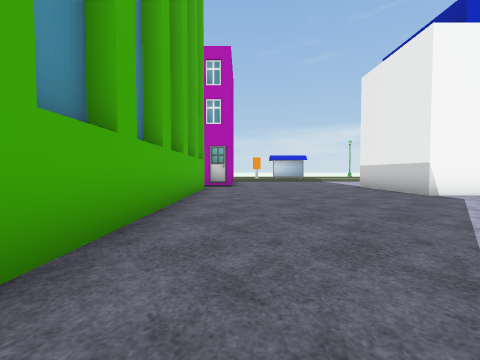
view 1 (above)

18 first-person views from a walk through a 3-D level made in the Unity game engine. The camera is 1.2 m above the floor, tilts 2° down and sees 90° across. The floor is counted in squares, 2 m on a side. Each view is taken from the middle of a square. On the plan, view 1 faces up. The plan holds only what a view shows up to about 9 squares ahead; the rest is blank. The place goes on beyond the plan. Some surface patterns are stand-ins.

view 2
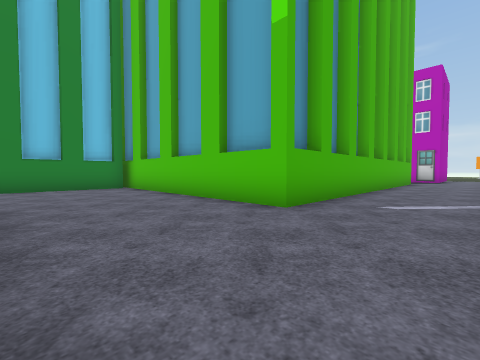

view 3
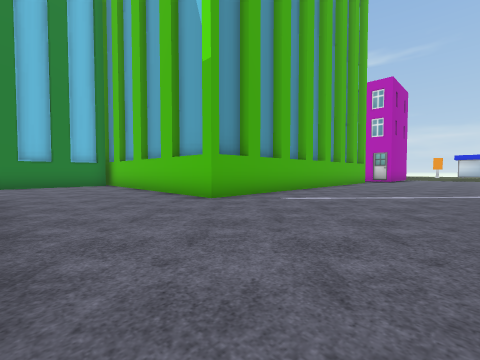

view 4
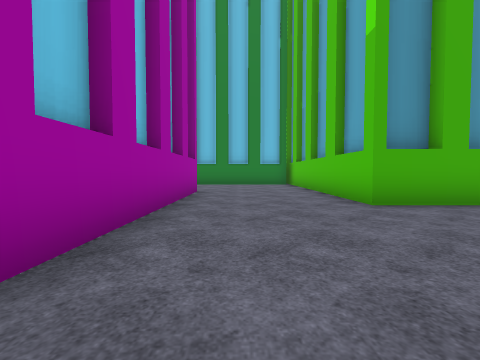

view 5
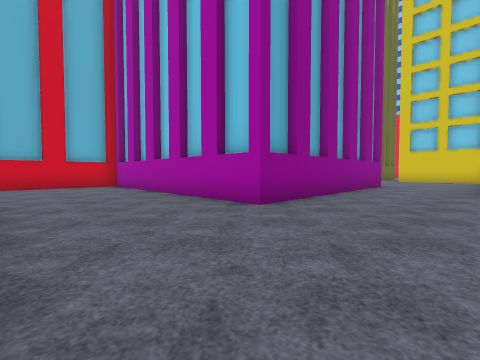

view 6
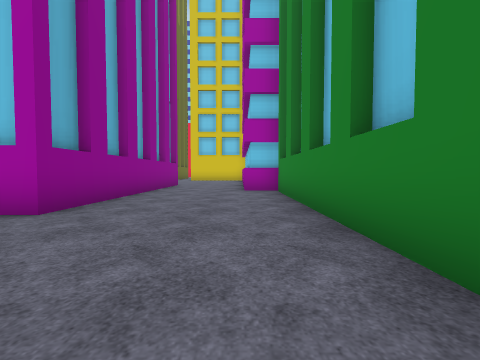

view 7
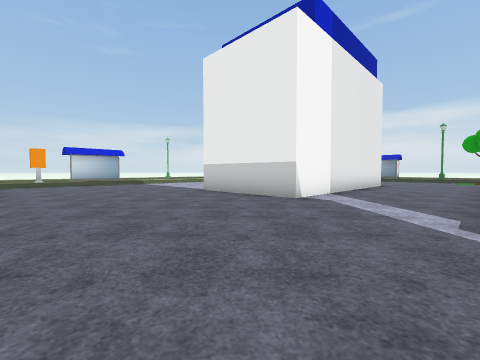

view 8
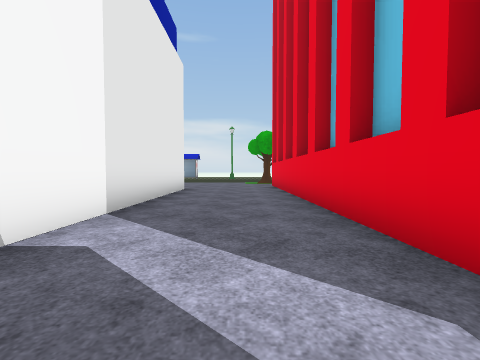

view 9
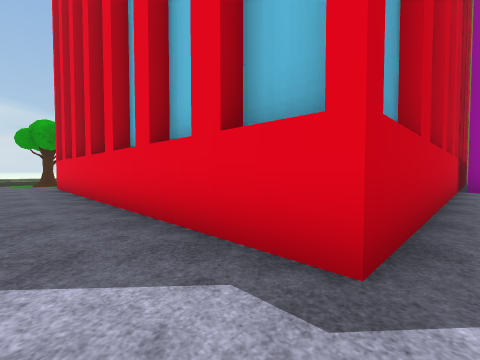

view 10
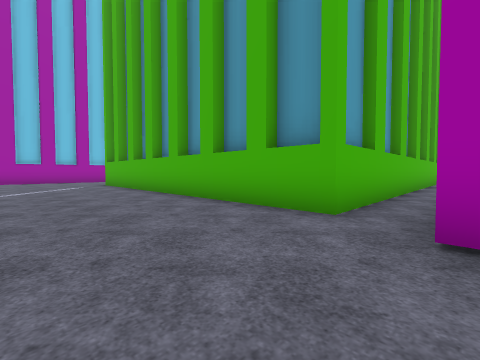

view 11
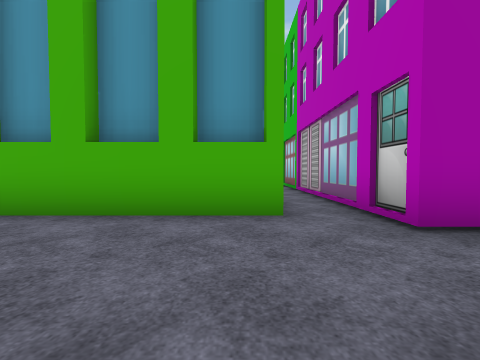

view 12
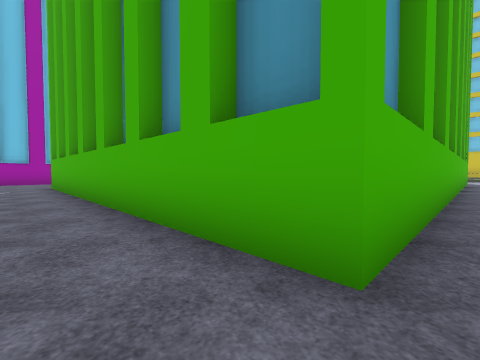

view 13
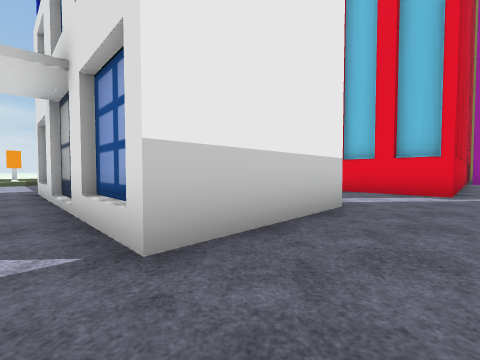

view 14
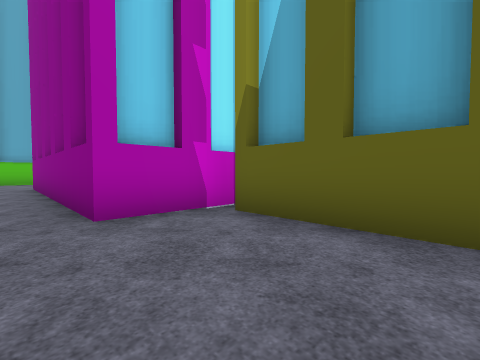

view 15
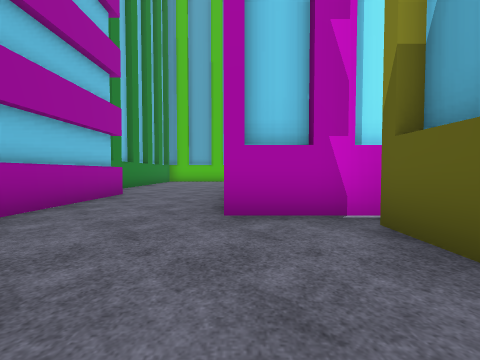

view 16
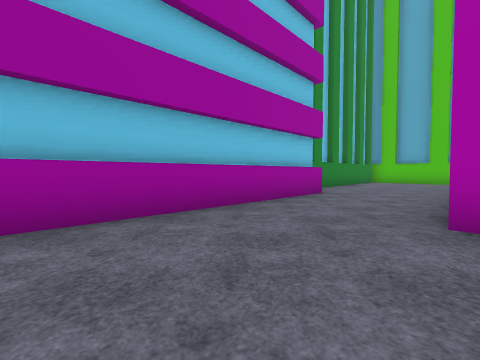

view 17
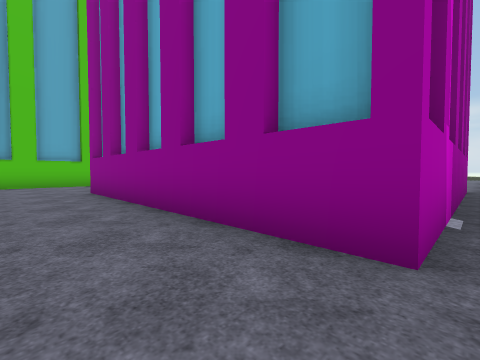

view 18
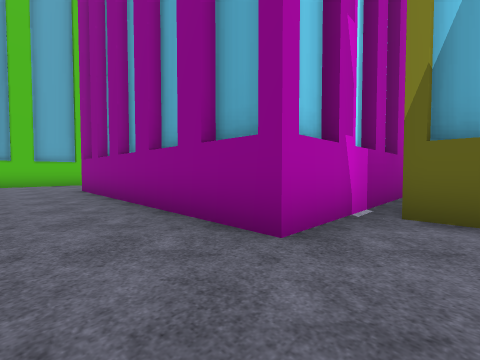

### Floor plan
Points are (right, up) in squares from view 1. A wall is a line through its corners. A room is listed if a view was taken in it or the views show most of it. See-through windows are left out.
Room 1 (views 1, 2, 3, 4, 5, 6, 7, 8, 9, 10, 11, 12, 13, 17)
walls: (-1.3, 8.6) (-1.3, -1.6) (-8.2, -1.6) (-8.2, -9.3); (3.4, -7) (3.4, 2.6) (12.5, 2.6); (11.3, 5.9) (4.7, 5.9) (4.6, 9.3) (7.4, 9.3); (-7.1, -9.8) (-7.1, -13.5); (-8.3, -9.6) (-7.3, -9.6); (-8.3, -9.8) (-7.3, -9.8) (-7.3, -13.5); (-4.2, -12.7) (-4.2, -5.3) (3.2, -5.3)
ways out: opening at (-5.5, -12.5) to room 2; opening at (-0.5, 9.5); opening at (12, 6)
Room 2 (views 14, 15, 16, 18)
walls: (-2.4, -16.1) (-2.4, -13.3); (-7.1, -13.5) (-7.1, -16); (-7.3, -13.5) (-7.3, -16); (3.2, -12.8) (-4.2, -12.7)
ways out: opening at (-5.5, -12.5) to room 1

Positions as (right, up) in squares from view 1, and headings:
1: (0, 0), facing up
2: (1, -5), facing up-left
3: (3, -5), facing up-left
4: (3, -4), facing left
5: (-7, -2), facing down-right
6: (-7, -2), facing down
7: (0, 3), facing up-right
8: (3, 4), facing right
9: (3, 4), facing down-right
10: (2, 10), facing down-left
11: (2, 8), facing left
12: (0, 9), facing down-left
13: (3, 10), facing down-right
14: (-5, -16), facing up-right
15: (-4, -16), facing up
16: (-4, -16), facing up-left
17: (-6, -13), facing up-right
18: (-6, -14), facing up-right
